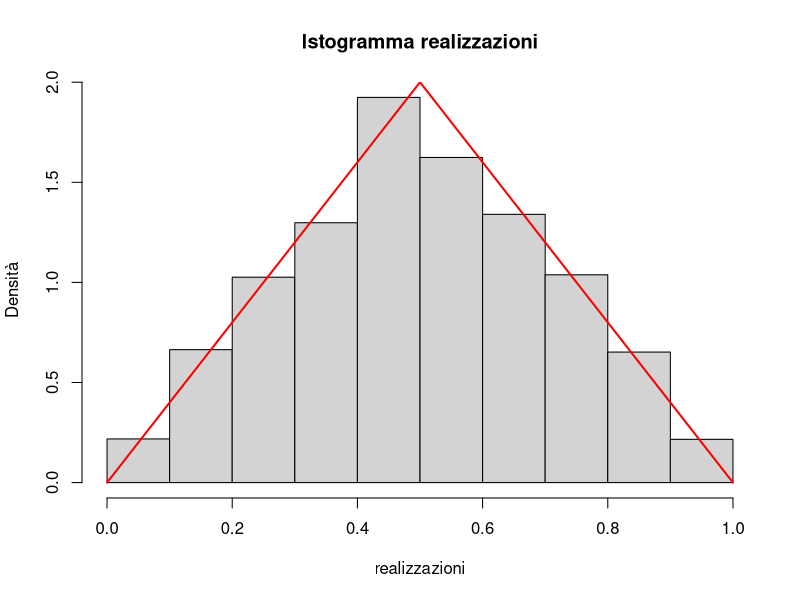
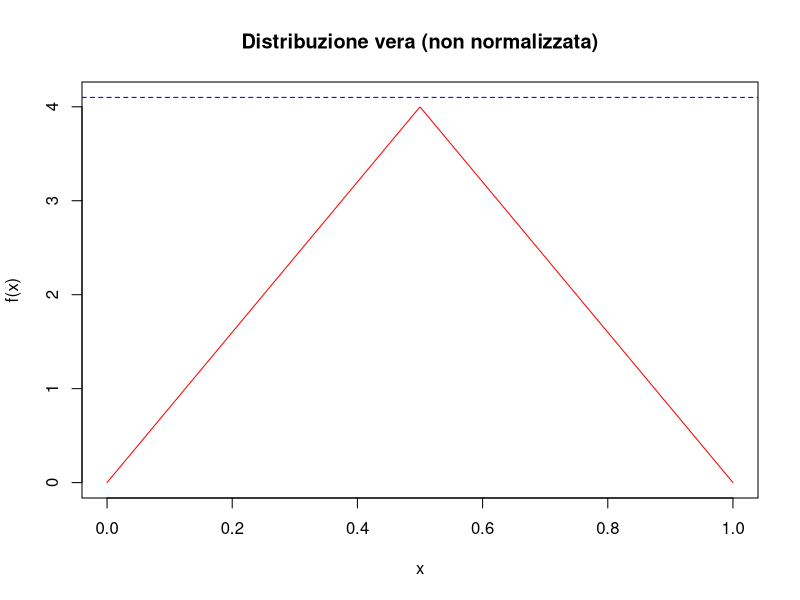
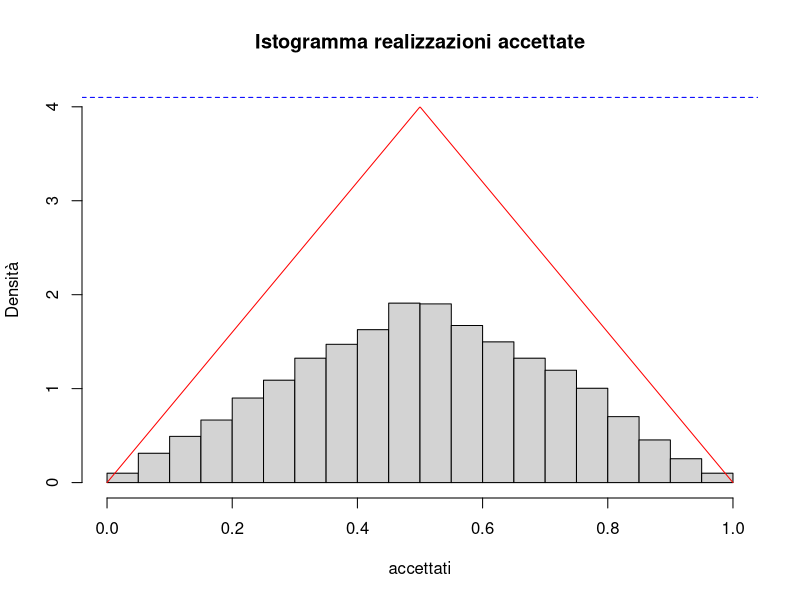
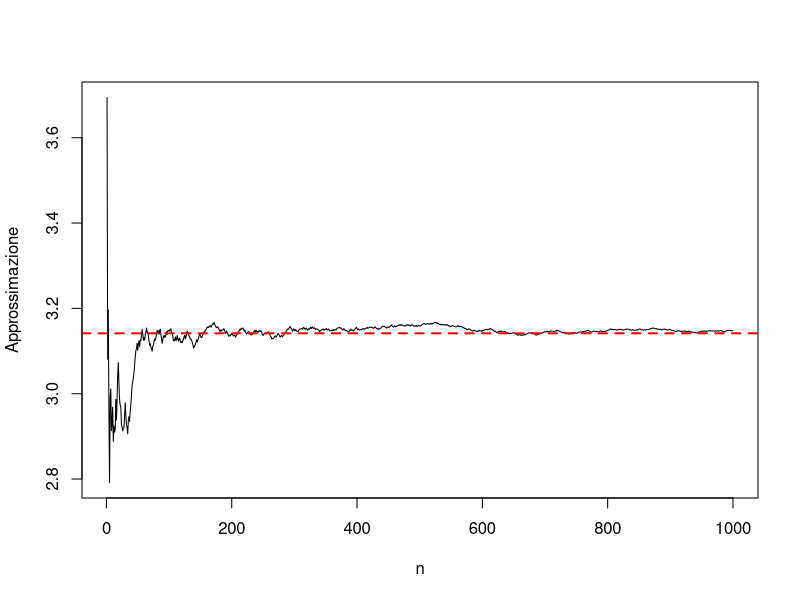
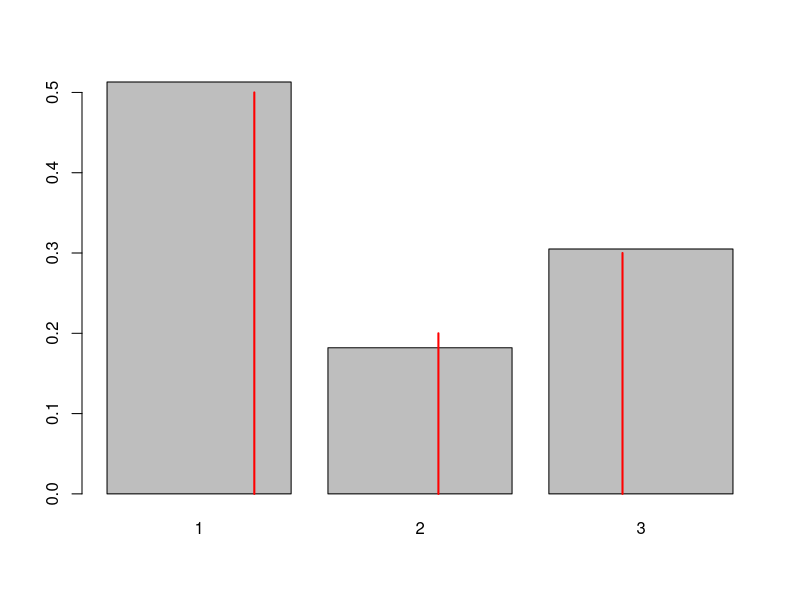
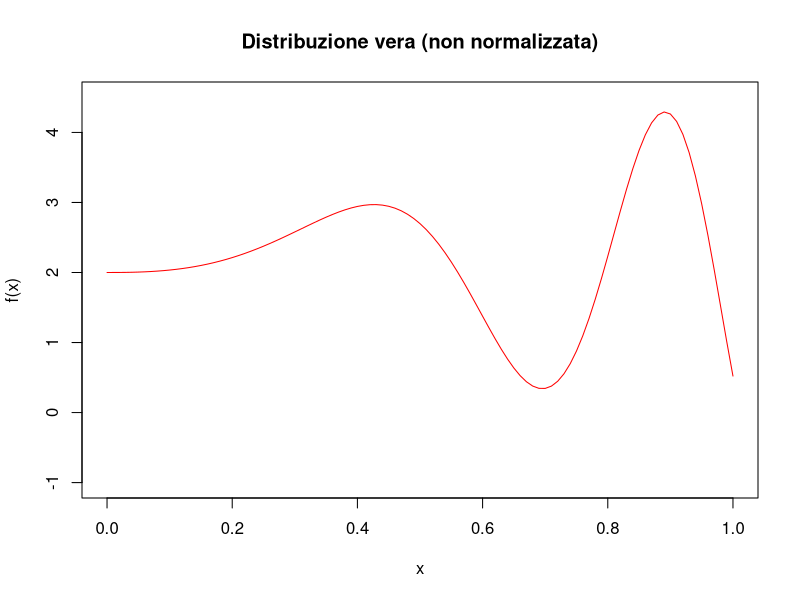
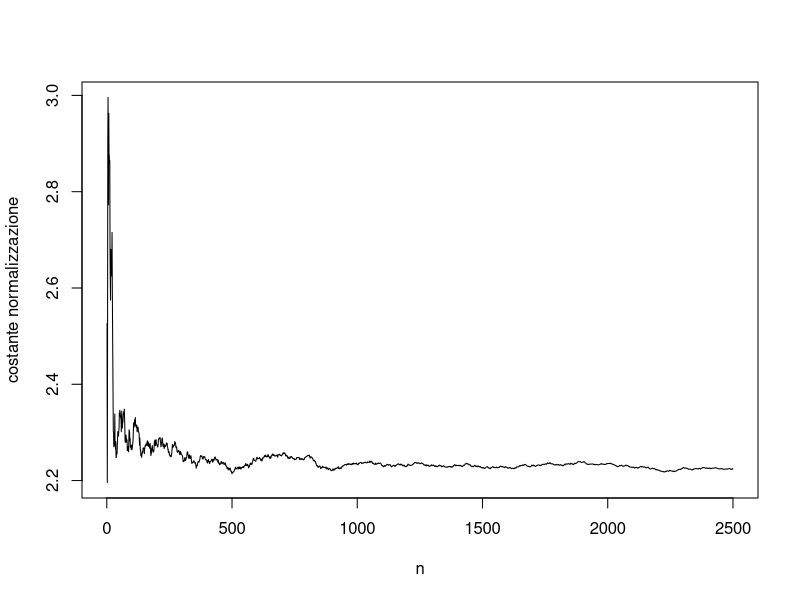

The R source for these figures, in order:
## 1 - CAMPIONAMENTO DI VARIABILI ALEATORIE ------------------------------------

rm( list = ls() )
graphics.off()

### METODO DELLA FUNZIONE INVERSA ----------------------------------------------

### Esempio 1: Campionamento da v.a. Continua
# Vogliamo campionare da una v.a. che ha funzione di densità
# f(x) = 
# Calcoliamo la funzione di ripartizione
# F(x) = 2x^2 se x in [0, 1/2]; (1-2*(1-x)^2) in (1/2, 1]

# Calcoliamo l' inversa della funzione di ripartizione
# F^-1(u) = tan(pi(u - 1/2)) , u in (0, 1)
# Se U ~ U[0,1] -> X = F^-1(U) ~ f
# Campioniamo N realizzazioni da una distribuzione uniforme in [0,1]
# e mostriamo che l'istogramma di x = F^-1(u) approssima
# la densita' f.

F_inv = function(x){
  res = vector(mode="numeric", length = length(x))
  for(i in 1:length(x)){
    if( x[i] >=0 & x[i] < 1/2 ){
      res[i] = sqrt(x[i] / 2)
    }else if( x[i] >1/2 & x[i] <= 1 ){
      res[i] = 1 - sqrt( ( 1 - x[i] ) / 2)
    }
  }
  return(res)
}

f = function(x){
  res = vector(mode="numeric", length = length(x))
  for(i in 1:length(x)){
    if( x[i] >=0 & x[i] < 1/2 ){
      res[i] = 4 * x[i]
    }else if( x[i] >1/2 & x[i] <= 1 ){
      res[i] = 4 * ( 1 - x[i] )  
    }
  }
  return(res)
}
set.seed(0) # riproducibilità

N = 5000
u = runif(N)

x.samples = F_inv(u)

x = seq(0,1,length=1000)

# Istogramma realizzazioni con vera Densità
dev.new()
hist(x.samples, prob=T,
     main="Istogramma realizzazioni", 
     xlab= "realizzazioni", ylab="Densità")
lines(x, f(x), lwd=2, col='red')
# invece di "lines" avremmo potuto utilizzare: 
# points(x_, f, type="l", lwd=2, col="red")

### ACCEPT-REJECT METHOD -------------------------------------------------------

# Esempio 

# Vogliamo campionare da v.a. con densità di probabilità
# f(x) = (2 + sin(10*x^2)*exp(x)*sqrt(x))/ integrale_0^1(2 + sin(10*x^2)*exp(x)*sqrt(x) dx)
# definita in [0,1].

f = function(x){
  res = vector(mode="numeric", length = length(x))
  for(i in 1:length(x)){
    if( x[i] >=0 & x[i] < 1/2 ){
      res[i] =  2 * (4 * x[i])
    }else if( x[i] >1/2 & x[i] <= 1 ){
      res[i] = 2 * (4 * ( 1 - x[i] ))  
    }
  }
  return(res)
}

x = seq(0,1,length=1000)

dev.new()
plot(x, f(x), xlab='x', ylab='f(x)', ylim =c(0,4.1),
     main='Distribuzione vera (non normalizzata)', type='l', col='red')

# Notiamo che f(x) <= M con M = 4.1
M = 4.1
abline(h=M, lty=2, col='blue')

# Accept-reject loop
# calcoliamo l'efficienza

set.seed(0) # riproducibilità

N = 10000  # numero di realizzazioni
accettati <- vector(mode="numeric", length=N)
rifiutati = 0
for(i in 1:N){
  accept = FALSE
  while(accept==FALSE){
    xx = runif(n=1, min=0, max=1) # realizzazione da U[0,1]
    u = runif(n=1, min=0, max=M) # realizzazione da U[0,M]
    if(u<=f(xx)){
      accettati[i] = xx            # se vale la condizione accetto
      accept = TRUE                # il valore campionato
    }else{
      rifiutati = rifiutati + 1
    }
  }
}

efficienza = N/(rifiutati + N)
print(efficienza)

# Istogramma delle realizzazioni ottenute 
dev.new()
hist(accettati, ylim=c(0, M), prob=T, ylab="Densità",
     main="Istogramma realizzazioni accettate")
lines(x, f(x), xlab='x', ylab='f(x)', 
      type='l', col='red')
abline(h=M, lty=2, col='blue')

# L'istogramma delle realizzazioni ottenute approssima la vera densità
# che non conosciamo in forma chiusa perchè non non sappiamo normalizzare la f(x) 

## 2 - INTEGRAZIONE MONTE-CARLO ----------------------------------------------

# Data una variabile aleatoria X con densita' f(x),
# vogliamo approssimare il valore atteso della variabile aleatoria Y = h(X).
# Per farlo scegliamo una distribuzione f(x) e generiamo n realizzazioni x_1, ..., x_n da f
# Approssimiamo il valore atteso E[h(X)] = integrale(h(x)*f(x)*dx) con
# h_n = sum( h(x_i) )/n
# che per la legge dei grandi numeri tende a E[h(X)] per n che tende all'infinito.

# Esempio 1
# Calcolare integrale di g(x) = 4/(1+x^2) tramite integrazione MC
# Campionare i punti per la valutazione da una U(0,1)

set.seed(123)

n = 100
x = runif(n)                 
g = 4.0 / (1.0 + x^2)        
I_n = sum(g)/n
I_n

I_esatto = pi # 4*atan(1)

errore = abs(I_n-I_esatto)
errore

# Al variare di n:
set.seed(123)
n.max = 1000
n.prove = seq(from=1,to=n.max,by=1) # 1:n.max

x = runif(n.max)
g = 4/(1+x^2)
I_n = cumsum(g)/n.prove

dev.new()
plot(n.prove, I_n, type='l', ylab="Approssimazione", xlab='n')
abline(h=pi, col='red', lty=2, lwd=2)

# ESERCIZI ---------------------------------------------------------------------

# L'istogramma delle realizzazioni ottenute approssima la densità f(x)

### Esempio 2: Campionamento da v.a. discreta
# Vogliamo campionare X da una distribuzione con funzione di densita' f
# f(x) = 0.5  per x = 1
#        0.2  per x = 2
#        0.3  per x = 3
# La funzione di ripartizione non e' invertibile, poiche' e' costante a tratti,
# e quindi non iniettiva.
# Possiamo comunque costruire l'inversa, limitandadola ai possibili valori assunti da x
# La scriviamo in questo modo:
#F^-1(u) = 1 per u in [0. 0.5)
#        = 2 per u in [0.5, 0.7)
#        = 3 per u in [0.7, 1]
# Formula: x=k se  sum(x_i<k) p(x_i) < u < sum(x_i<=k) p(x_i)
# Campioniamo N realizzazioni da una distribuzione uniforme in [0,1]
# e mostriamo che l'istogramma di x = F^-1(u) approssima
# la densita' f.
rm(list=ls())
graphics.off()

set.seed(0) # riproducibilità

N = 5000
u = runif(N)

inverse_F <- function(u){
  if(u<0.5){
    return(1)
  }else if (u<0.7){
    return(2)
  }else{
    return(3)
  }
}

x = vector(mode="numeric", length= N)
for(i in 1:N){
  x[i] = inverse_F(u[i])
}

freq_relative = table(x)/N
freq_relative

barplot(freq_relative)
lines( x=c(1,2,3), y=c(0.5, 0.2, 0.3), col = 'red', type = 'h', lwd = 2 )

# ----

# Esempio 2
# Calcolare la costante di normalizzazione della densita'
# f(x) = 2 + sin(10*x^2)*exp(x)*sqrt(x) definita in [0, 1]

rm(list=ls())
graphics.off()

f<-function(x){
  return(2 + sin(10*x^2)*exp(x)*sqrt(x))
}

x_ = seq(0,1,by=0.01)
dens_ = f(x_)
dev.new()
plot(x_, dens_, xlab='x', ylab='f(x)', 
     main='Distribuzione vera (non normalizzata)', type='l', col='red',
     ylim=c(-1,4.5))

# dobbiamo calcolare
# int_0^1 f(x) dx = int_0^1 f(x)/l(x) l(x) dx

# calcoliamo il valore atteso di f/l rispetto alla distribuzione 
# scegliamo l distribuita come U(0, 1), quindi l(x) = 1
# Al variare di n:

set.seed(123) #riproducibilità

n.max = 2500
n.prove = seq(1,n.max,by=1)
x_unif = runif(n.max)
f_unif = f(x_unif)
I_unif = cumsum(f_unif)/n.prove

dev.new()
plot(n.prove, I_unif, type='l', ylab="costante normalizzazione", xlab='n')